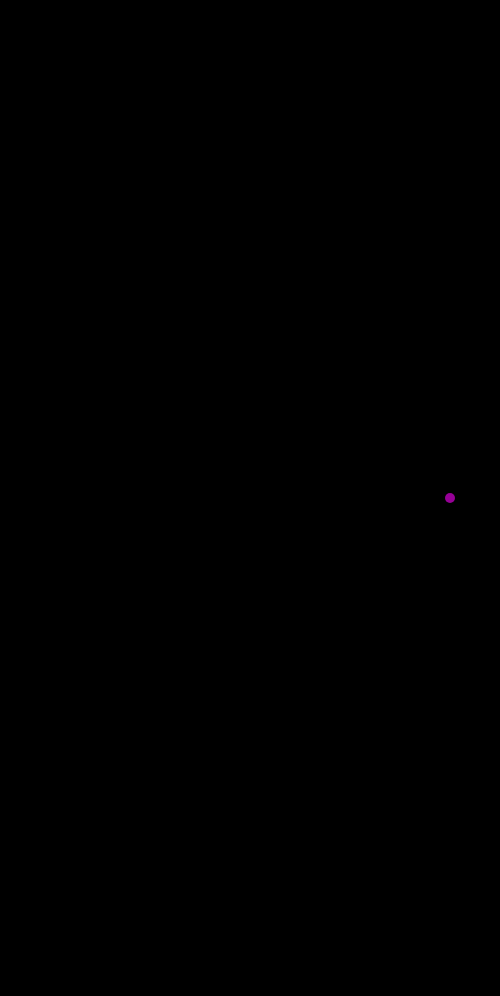
Frame 1 (no input)
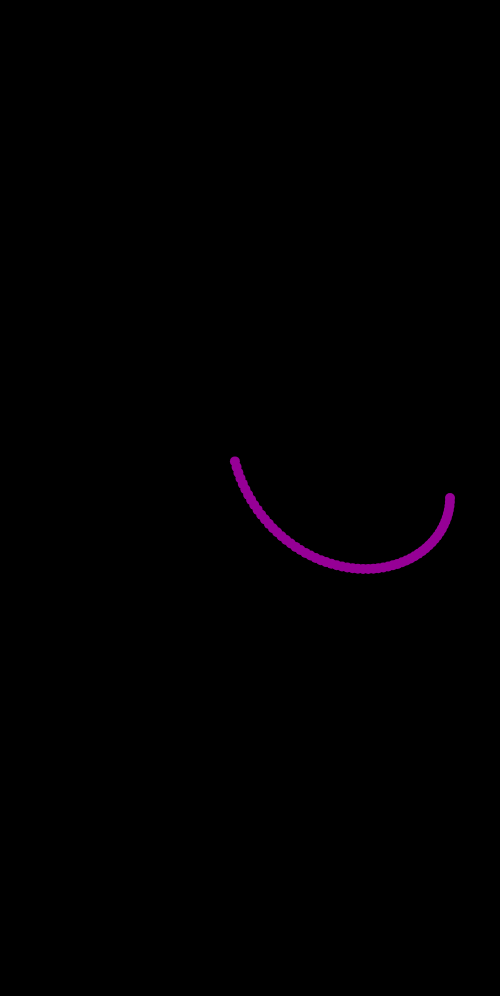
Frame 60 (no input)
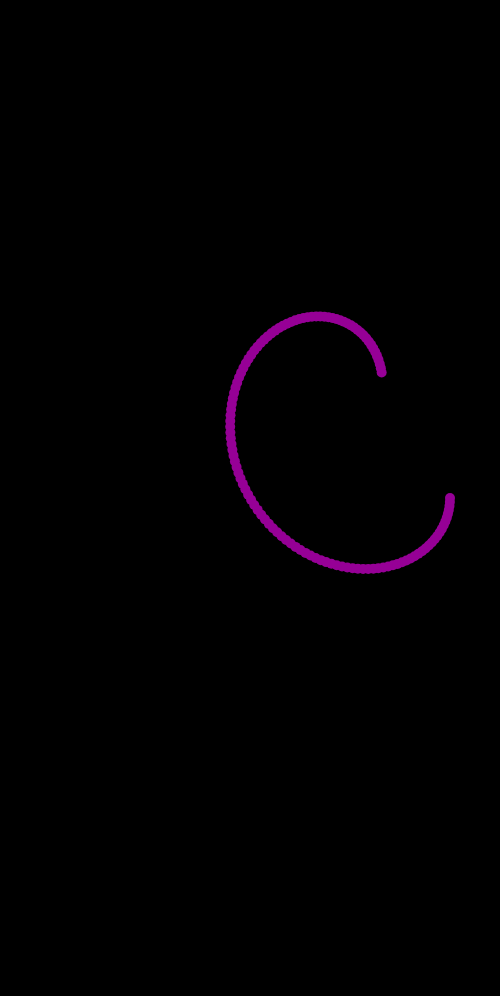
Frame 120 (the mouse pressed at the canvas centre since frame 60)

The p5.js sketch that drew these frames (run headless with seeded random() and noise() and a simulated clock; from frame 60 on, the mouse is pressed at the canvas centre):

// p5.js sketch
// ── sketch.js
let width, height, theta, k, n, d;
function setup() {
    width = 500;
    height = innerHeight - 4;
    createCanvas(width, height);
    theta = 0;
    n = 3;
    d = 2;
    background(0);
}

function draw() {
    if (theta < PI * 2 * d) {
        for (let i = 0; i < 1; i++) {
            k = n / d;
            translate(width / 2, height / 2);
            stroke(150, 0, 150);
            noFill();
            strokeWeight(10);
            let r = 200 * cos(k * theta);
            let x = r * cos(theta);
            let y = r * sin(theta);
            point(x, y);
            theta += 0.02;
        }
    }
}
